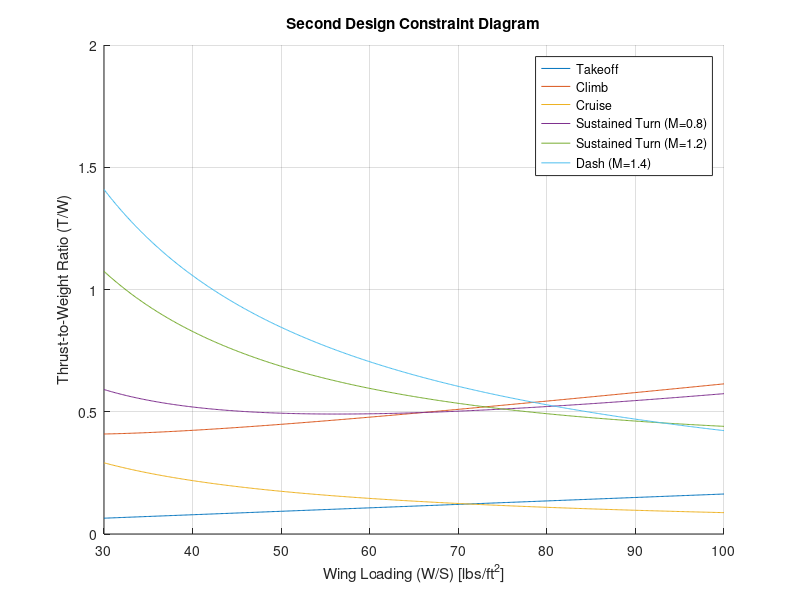

The MATLAB source for this figure:
%% Constants
g = 32.174; % Gravity in ft/s^2
rho = 0.0023769; % Air density at sea level in slugs/ft^3

%% Aircraft Specifications
W_empty = 14000; % Empty weight in lbs
W_max = 31000; % Maximum takeoff weight in lbs
T_max = 18000; % Maximum thrust with afterburner in lbs
S = 322; % Wing area in ft^2
AR = 3; % Aspect ratio
Cl_max = 1.4; % Maximum lift coefficient with high-lift devices
Cd0 = 0.015; % Zero-lift drag coefficient
e = 0.80; % Oswald efficiency factor

%% Derived Parameters
W_S = linspace(30, 100, 500); % Wing loading range in lbs/ft^2
q = 0.5 * rho * (1.467 * 250)^2; % Dynamic pressure at 250 knots (ft/s)

%% Thrust-to-Weight Ratio Calculations
% Takeoff Constraint
Sg = 8000; % Takeoff ground roll in ft
mu = 0.04; % Rolling friction coefficient
T_W_takeoff = (1.21 / (g * rho * Cl_max * Sg)) * W_S + (0.605 / Cl_max) * (Cd0 - mu * Cl_max) + mu;

% Climb Constraint
V_v = 79.016 + 1.2722*(W_S); % Rate of climb in KCAS
V_inf = 399.843; % Climb speed in KCAS
q_climb = 0.5 * rho * V_inf^2;
k = 1 / (pi * e * AR);
T_W_climb = (V_v / V_inf) + (q_climb ./ W_S) .* (Cd0 + k * (W_S ./ q_climb).^2);

% Cruise Constraint
V_cruise = 700; % Cruise speed in ft/s (approximately Mach 0.9)
q_cruise = 0.5 * rho * V_cruise^2;
T_W_cruise = (q_cruise ./ W_S) .* Cd0;

% Sustained Turn at Mach 0.8 Constraint
n_08M = 5.5; % Load factor for sustained turn at M=0.8
V_08M = 880; % Speed in ft/s (approximately Mach 0.8)
q_08M = 0.5 * rho * V_08M^2;
T_W_turn_08M = (q_08M ./ W_S) .* (Cd0 + k * (n_08M^2 * (W_S ./ q_08M).^2));

% Sustained Turn at Mach 1.2 Constraint
n_12M = 4.5; % Load factor for sustained turn at M=1.2
V_12M = 1320; % Speed in ft/s (approximately Mach 1.2)
q_12M = 0.5 * rho * V_12M^2;
T_W_turn_12M = (q_12M ./ W_S) .* (Cd0 + k * (n_12M^2 * (W_S ./ q_12M).^2));

% Mach 1.4 Dash Constraint
V_14M = 1540; % Speed in ft/s (approximately Mach 1.4)
q_14M = 0.5 * rho * V_14M^2;
T_W_dash_14M = (q_14M ./ W_S) .* Cd0;

%% Plotting
figure;
hold on;
plot(W_S, T_W_takeoff);
plot(W_S, T_W_climb);
plot(W_S, T_W_cruise);
plot(W_S, T_W_turn_08M);
plot(W_S, T_W_turn_12M);
plot(W_S, T_W_dash_14M);

xlabel('Wing Loading (W/S) [lbs/ft^2]');
ylabel('Thrust-to-Weight Ratio (T/W)');
title('Second Design Constraint Diagram');
legend('Takeoff', 'Climb', 'Cruise', 'Sustained Turn (M=0.8)', 'Sustained Turn (M=1.2)', 'Dash (M=1.4)');
grid on;
hold off;
